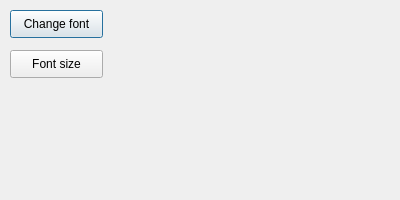
<?xml version="1.0" encoding="UTF-8"?>
<ui version="4.0">
 <class>Dialog</class>
 <widget class="QDialog" name="Dialog">
  <property name="geometry">
   <rect>
    <x>0</x>
    <y>0</y>
    <width>400</width>
    <height>200</height>
   </rect>
  </property>
  <property name="minimumSize">
   <size>
    <width>400</width>
    <height>200</height>
   </size>
  </property>
  <property name="maximumSize">
   <size>
    <width>400</width>
    <height>200</height>
   </size>
  </property>
  <property name="windowTitle">
   <string>Dialog</string>
  </property>
  <widget class="QPushButton" name="fontChange">
   <property name="geometry">
    <rect>
     <x>10</x>
     <y>10</y>
     <width>93</width>
     <height>28</height>
    </rect>
   </property>
   <property name="text">
    <string>Change font</string>
   </property>
  </widget>
  <widget class="QPushButton" name="fontSize">
   <property name="geometry">
    <rect>
     <x>10</x>
     <y>50</y>
     <width>93</width>
     <height>28</height>
    </rect>
   </property>
   <property name="text">
    <string>Font size</string>
   </property>
  </widget>
 </widget>
 <resources/>
 <connections/>
</ui>
